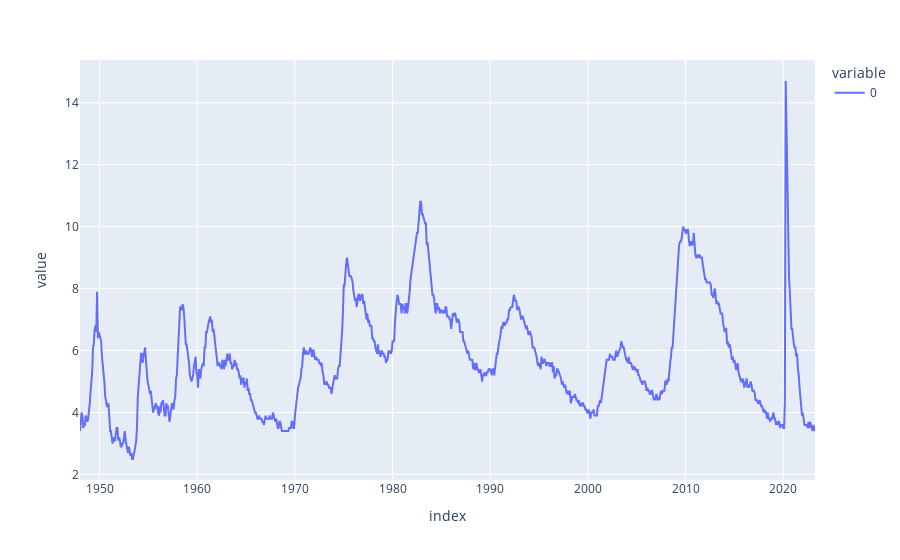

Here is the notebook cell this chart was saved with:
### Code cell
from fredapi import Fred
import plotly.express as px

key = "674fece7ba0555de6f195bbf45739006"

fred = Fred(api_key=key)
data = fred.get_series('UNRATE')

fig = px.line(data)
fig.show()

### Figure 1 — Plotly figure (JSON) as saved in the notebook; plotly's stock layout.template omitted (floating-point values rounded to 4 significant figures; data arrays with more than 128 entries replaced by an {"elided": "..."} marker saying what was removed)
{"data": [{"hovertemplate": "variable=0<br>index=%{x}<br>value=%{y}<extra></extra>", "legendgroup": "0", "line": {"color": "#636efa", "dash": "solid"}, "marker": {"symbol": "circle"}, "mode": "lines", "name": "0", "orientation": "v", "showlegend": true, "type": "scatter", "x": {"elided": "904 str values"}, "xaxis": "x", "y": {"elided": "904 float values"}, "yaxis": "y"}], "layout": {"legend": {"title": {"text": "variable"}, "tracegroupgap": 0}, "margin": {"t": 60}, "xaxis": {"anchor": "y", "domain": [0, 1], "title": {"text": "index"}}, "yaxis": {"anchor": "x", "domain": [0, 1], "title": {"text": "value"}}}}
